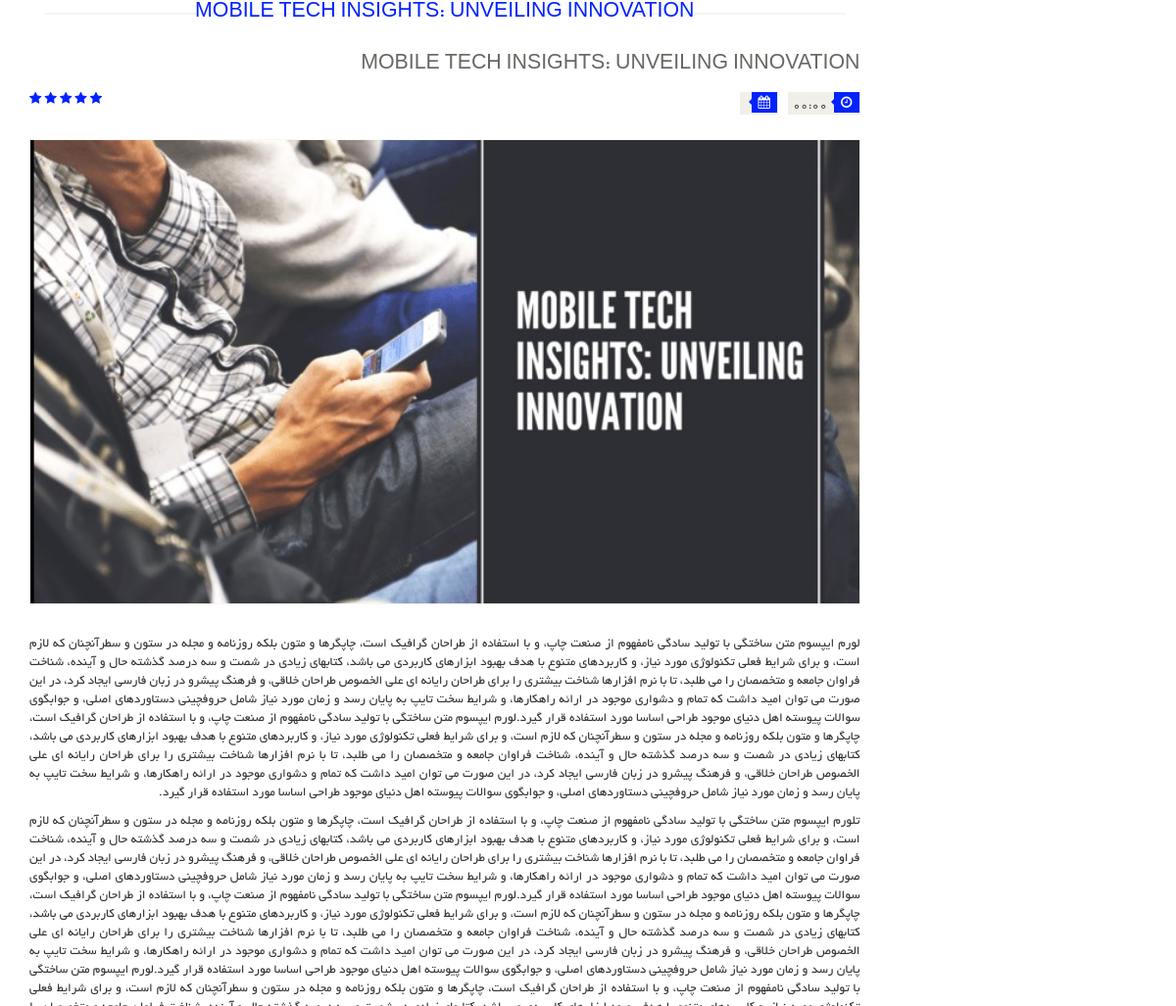
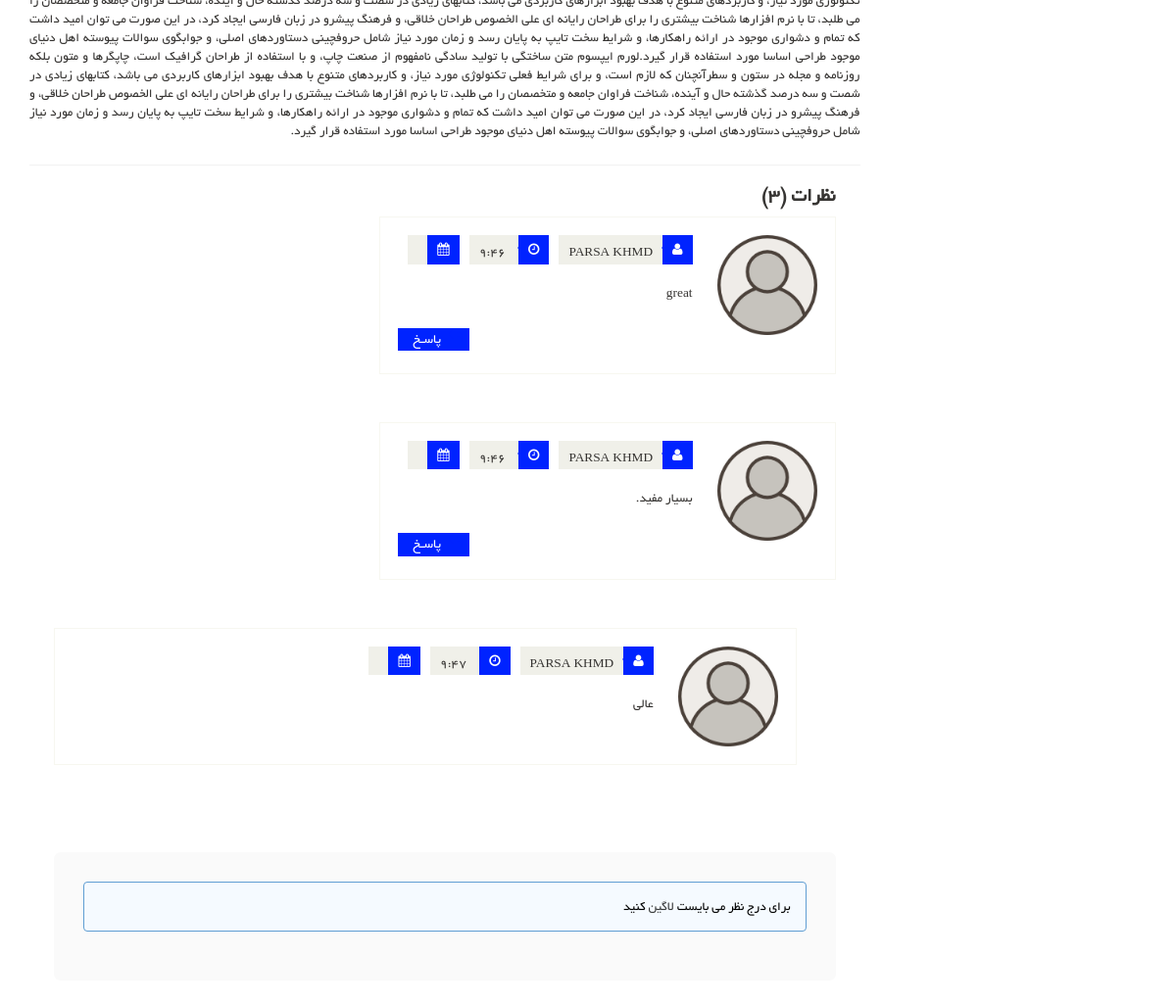
/articles/1/, run on the app's committed database (2 pictures, top to bottom).
### article_module/models.py (models this page shows, shortened)
class Article(models.Model):
    title = models.CharField(max_length=300, verbose_name='عنوان مقاله')
    slug = models.SlugField(max_length=400, db_index=True, allow_unicode=True, verbose_name='عنوان در url')
    image = models.ImageField(upload_to='images/articles', verbose_name='تصویر مقاله')
    short_description = models.TextField(verbose_name='توضیحات مقاله')
    text = models.TextField(verbose_name='متن مقاله')
    is_active = models.BooleanField(default=True, verbose_name='فعال / غیر فعال')
    selected_categories = models.ManyToManyField(ArticleCategory, verbose_name='دسته بندی ها')
    author = models.ForeignKey(User, on_delete=models.CASCADE, null=True, verbose_name='نویسنده', editable=False)
    create_date = models.DateTimeField(auto_now_add=True, editable=False, verbose_name='تاریخ ثبت')
    def get_jalali_create_time(self):
        return self.create_date.strftime('%H:%M')
    class Meta:
        verbose_name = 'مقاله'
        verbose_name_plural = 'مقالات'

class ArticleComment(models.Model):
    article = models.ForeignKey(Article, on_delete=models.CASCADE, verbose_name='مقاله')
    parent = models.ForeignKey('ArticleComment', on_delete=models.CASCADE, null=True, blank=True, verbose_name='والد')
    user = models.ForeignKey(User, on_delete=models.CASCADE, verbose_name='کاربر')
    create_date = models.DateTimeField(auto_now_add=True, verbose_name='تاریخ ثبت')
    text = models.TextField(verbose_name='متن نظر')
    class Meta:
        verbose_name = "نظر مقاله"
        verbose_name_plural = "نظرات مقاله"

### account_module/models.py (models this page shows)
class User(AbstractUser):
    avatar = models.ImageField(upload_to='images/profile', verbose_name='تصویر آواتار', null=True, blank=True)
    email_active_code = models.CharField(max_length=100, verbose_name='کد فعالسازی ایمیل')
    about_user = models.TextField(null=True, blank=True, verbose_name='درباره شخص')
    address = models.TextField(null=True, blank=True, verbose_name='آدرس')
    class Meta:
        verbose_name = 'کاربر'
        verbose_name_plural = 'کاربران'
    def __str__(self):
        if self.first_name is not '' and self.last_name is not '':
            return self.get_full_name()
        else:
            return self.email

### article_module/views.py (the view)
# urls.py: path('<pk>/', views.ArticleDetailView.as_view(), name='articles_detail'),
class ArticleDetailView(DetailView):
    model = Article
    template_name = 'article_module/article_detail_page.html'
    def get_queryset(self):
        query = super(ArticleDetailView, self).get_queryset()
        query = query.filter(is_active=True)
        return query
    def get_context_data(self, **kwargs):
        context = super(ArticleDetailView, self).get_context_data()
        article: Article = kwargs.get('object')
        context['comments'] = ArticleComment.objects.filter(article_id=article.id, parent=None).order_by(
            '-create_date').prefetch_related(
            'articlecomment_set')
        context['comments_count'] = ArticleComment.objects.filter(article_id=article.id).count()
        return context

### polls/templatetags/poll_extras.py (called while the page is built)
@register.filter(name='show_jalali_date')
def show_jalali_date(value):
    return date2jalali(value)

### article_module/templates/article_module/article_detail_page.html (shortened to what this page needs)
{% extends 'shared/_layout.html' %}
{% load render_partial %}
{% load poll_extras %}
{% load thumbnail %}
{% block content %}
    <section>
        <div class="container">
            <div class="row">
                <div class="col-sm-9">
                    <div class="blog-post-area">
                        <h2 class="title text-center">{{ article.title }}</h2>
                        <div class="single-blog-post">
                            <h3>{{ article.title }}</h3>
                            <div class="post-meta">
                                <ul>
                                    <li><i class="fa fa-clock-o"></i>{{ article.get_jalali_create_time }}</li>
                                    <li><i class="fa fa-calendar"></i>{{ article.create_date | show_jalali_date }}
                                    </li>
                                </ul>
                                <span>
										<i class="fa fa-star"></i>
										<i class="fa fa-star"></i>
										<i class="fa fa-star"></i>
										<i class="fa fa-star"></i>
										<i class="fa fa-star-half-o"></i>
								</span>
                            </div>
                            <a href="">
                                {% thumbnail article.image "862x398" quality=95 crop='center' as im %}
                                    <img src="{{ im.url }}">
                                {% endthumbnail %}
                            </a>
                            <p>
                                {{ article.short_description }}
                            </p>
                            <p>
                                {{ article.text }}
                            </p>
                        </div>
                    </div>
                    <div class="col-sm-12" id="reviews">
                        <div class="response-area" id="article_comments_area">
                            <h2> نظرات ({{ comments_count }})</h2>
                            <ul class="media-list">
                                {% for comment in comments %}
                                    <li class="media" id="single_article_comment_box_{{ comment.id }}">
                                        <a class="pull-right" href="#">
                                            <img class="media-object" src="/static/images/blog/user.png" alt="">
                                        </a>
                                        <div class="media-body">
                                            <ul class="sinlge-post-meta">
                                                <li><i class="fa fa-user"></i>{{ comment.user }}</li>
                                                <li><i class="fa fa-clock-o"></i> {{ comment.create_date | time }}</li>
                                                <li>
                                                    <i class="fa fa-calendar"></i> {{ comment.create_date|show_jalali_date }}
                                                </li>
                                            </ul>
                                            <p>
                                                {{ comment.text }}
                                            </p>
                                            <a class="btn btn-primary" onclick="fillParentId({{ comment.id }})"><i
                                                    class="fa fa-reply"></i>پاسـخ</a>
                                        </div>
                                    </li>
                                    {% for sub_comment in comment.articlecomment_set.all %}
                                        <li class="media second-media" id="single_article_comment_box_{{ comment.id }}">
                                            <a class="pull-right" href="#">
                                                <img class="media-object" src="/static/images/blog/user.png" alt="">
                                            </a>
                                            <div class="media-body">
                                                <ul class="sinlge-post-meta">
                                                    <li><i class="fa fa-user"></i>{{ sub_comment.user }}</li>
                                                    <li><i class="fa fa-clock-o"></i> {{ sub_comment.create_date | time }}
                                                    </li>
                                                    <li>
                                                        <i class="fa fa-calendar"></i> {{ sub_comment.create_date|show_jalali_date }}
                                                    </li>
                                                </ul>
                                                <p>
                                                    {{ sub_comment.text }}
                                                </p>
                                            </div>
                                        </li>
                                    {% endfor %}
                                {% endfor %}
                            </ul>
                        </div>
                        <div class="replay-box" >
                            {% if request.user.is_authenticated %}
                                <div class="row">
                                    <div class="col-sm-12" id="article_comment_form">
                                        <h2>نظـر خود را بنویسیـد</h2>
                                        <input type="hidden" value="{{ article.id }}"
                                               id="article_comment_id">
                                        <input type="hidden" value="" id="article_comment_parent_id">
                                        {% csrf_token %}
                                        <div class="text-area">
                                            <div class="blank-arrow">
                                                <label for="article_comment_text">متن پیام</label>
                                            </div>
                                            <span>*</span>
                                            <textarea name="message" rows="11"
                                                      id="article_comment_text"></textarea>
                                            <button type="submit" class="btn btn-primary"
                                                    id="submit_article_comment">
                                                ارسـال نظـر
                                            </button>
                                            <input type="hidden" id="article-csrf-token" value="{% csrf_token %}">
                                        </div>
                                    </div>
                                </div>
                            {% else %}
                                <div class="alert alert-warning">
                                    برای درج نظر می بایست <a href="{% url 'login_page' %}">لاگین</a> کنید
                                </div>
                            {% endif %}
                        </div>
                    </div>
                </div>
            </div>
        </div>
    </section>
{% endblock %}

### static/css/main.css (style rules this page uses)
body { font-family: 'BYekan'; font-size: 10pt; position: relative; font-weight: normal; direction: rtl; }
ul li { list-style: none; }
a { -webkit-transition: 300ms; -moz-transition: 300ms; -o-transition: 300ms; transition: 300ms; }
h1, h2, h3, h4, h5, h6 { font-family: 'BYekan', sans-serif; }
.left-sidebar h2:after, h2.title:after { content: " "; position: absolute; border: 1px solid #f5f5f5; bottom: 8px; right: 0; width: 100%; height: 0; z-index: -2; }
h2.title:before { content: " "; position: absolute; background: #fff; bottom: -6px; width: 220px; height: 30px; z-index: -1; right: 50%; margin-right: -110px; }
h2.title { color: #0023ff; font-family: 'BYekan', sans-serif; font-size: 16pt; font-weight: 400; margin: 0 15px; text-transform: uppercase; margin-bottom: 30px; position: relative; }
#reviews { padding-left: 25px; padding-right: 25px; }
#reviews ul { background: #FFFFFF; border: 0 none; list-style: none outside none; margin: 0 0 20px; padding: 0; }
#reviews ul li { display: inline-block; }
#reviews ul li a { color: #ffffff; border-color: #0023ff; display: block; font-family: 'BYekan', sans-serif; font-size: 14px; padding-left: 15px; }
#reviews ul li a i { color: #0023ff; padding-left: 8px; }
#reviews p { color: #363432; text-align: justify; }
.single-blog-post { border-bottom: 1px solid #f2f2f2; padding-bottom: 15px; }
.blog-post-area .single-blog-post h3 { color: #696763; font-size: 16pt; font-family: 'BYekan', sans-serif; text-transform: uppercase; font-weight: 500; margin-bottom: 17px; }
.blog-post-area .single-blog-post a img { border: 1px solid #F7F7F0; width: 100%; margin-bottom: 30px }
.blog-post-area .single-blog-post p { color: #363432; text-align: justify; }
.blog-post-area .post-meta { display: block; margin-bottom: 25px; overflow: hidden; }
.blog-post-area .post-meta ul { padding: 0; display: inline; }
.blog-post-area .post-meta ul li { background: #F0F0E9; float: right; margin-left: 10px; padding: 0 5px; font-size: 10pt; color: #393b3b; position: relative; }
.blog-post-area .post-meta ul li i { background: #0023ff; color: #FFFFFF; margin-right: -4px; margin-left: 7px; padding: 4px 7px; }
.sinlge-post-meta li i:after, .blog-post-area .post-meta ul li i:after { content: ""; position: absolute; width: auto; height: auto; border-color: transparent #0023ff transparent transparent; border-width: 4px; border-style: solid; top: 6px; right: 26px; }
.post-meta span { float: left; }
.post-meta span i { color: #0023ff; }
.commnets p, .response-area p, .replay-box p { font-size: 10pt }
.media-list .btn-primary, .commnets .btn-primary { background: #0023ff; border: 0 none; border-radius: 0; color: #FFFFFF; float: left; font-size: 10px; padding: 1px 7px; text-transform: uppercase; }
.response-area h2 { color: #363432; font-size: 20px; font-weight: 700; }
.response-area .media { border: 1px solid #F7F7F0; padding: 18px; margin-bottom: 28px }
.response-area .media img { height: 102px; width: 100%; }
.response-area .second-media { margin-right: 5%; width: 95%; }
.sinlge-post-meta { overflow: hidden; padding-right: 0; margin-bottom: 15px }
.sinlge-post-meta li { background: #F0F0E9; color: #363432; float: right; font-size: 10pt; font-weight: 400; margin-left: 10px; padding: 0 0 0 10px; position: relative; text-transform: uppercase; }
.sinlge-post-meta li i { background: #0023ff; color: #FFFFFF; margin-left: 10px; padding: 8px 10px; }
.sinlge-post-meta li i:after { top: 7px; border-width: 6px; left: 27px; }
.replay-box { margin-bottom: 107px; margin-top: 55px; background: #fafAfa; padding: 30px; border-radius: 0.5em }
.btn.btn-primary { background: #0023ff; border: 0 none; border-radius: 0; margin-top: 16px; }

### data on the page
Article: title "MOBILE TECH INSIGHTS: UNVEILING INNOVATION", get_jalali_create_time "00:00", short_description "لورم ایپسوم متن ساختگی با تولید سادگی نامفهوم از صنعت چاپ، و با استفاده از طراحان گرافیک است، چاپگرها و متون بلکه روزنامه و مجله در ستون و سطرآنچنان که لازم است، و برای شرایط فعلی تکنولوژی مورد نیاز، و کاربردهای متنوع با هدف بهبود ابزارهای کاربردی می باشد، کتابهای زیادی در شصت و سه درصد گذشته حال و آینده، شناخت فراوان جامعه و متخصصان را می طلبد، تا با نرم افزارها شناخت بیشتری را برای طراحان رایانه ای علی الخصوص طراحان خلاقی، و فرهنگ پیشرو در زبان فارسی ایجاد کرد، در این صورت می توان امید داشت که تمام و دشواری موجود در ارائه راهکارها، و شرایط سخت تایپ به پایان رسد و زمان مورد نیاز شامل حروفچینی دستاوردهای اصلی، و جوابگوی سوالات پیوسته اهل دنیای موجود طراحی اساسا مورد استفاده قرار گیرد.لورم…", text "تلورم ایپسوم متن ساختگی با تولید سادگی نامفهوم از صنعت چاپ، و با استفاده از طراحان گرافیک است، چاپگرها و متون بلکه روزنامه و مجله در ستون و سطرآنچنان که لازم است، و برای شرایط فعلی تکنولوژی مورد نیاز، و کاربردهای متنوع با هدف بهبود ابزارهای کاربردی می باشد، کتابهای زیادی در شصت و سه درصد گذشته حال و آینده، شناخت فراوان جامعه و متخصصان را می طلبد، تا با نرم افزارها شناخت بیشتری را برای طراحان رایانه ای علی الخصوص طراحان خلاقی، و فرهنگ پیشرو در زبان فارسی ایجاد کرد، در این صورت می توان امید داشت که تمام و دشواری موجود در ارائه راهکارها، و شرایط سخت تایپ به پایان رسد و زمان مورد نیاز شامل حروفچینی دستاوردهای اصلی، و جوابگوی سوالات پیوسته اهل دنیای موجود طراحی اساسا مورد استفاده قرار گیرد.لورم…"
ArticleComment: user "PARSA KHMD", create_date "9:46", text "great"
ArticleComment: user "PARSA KHMD", create_date "9:46", text "بسیار مفید."
ArticleComment: user "PARSA KHMD", create_date "9:47", text "عالی"

### other printed values
{{ comments_count }} "3"
